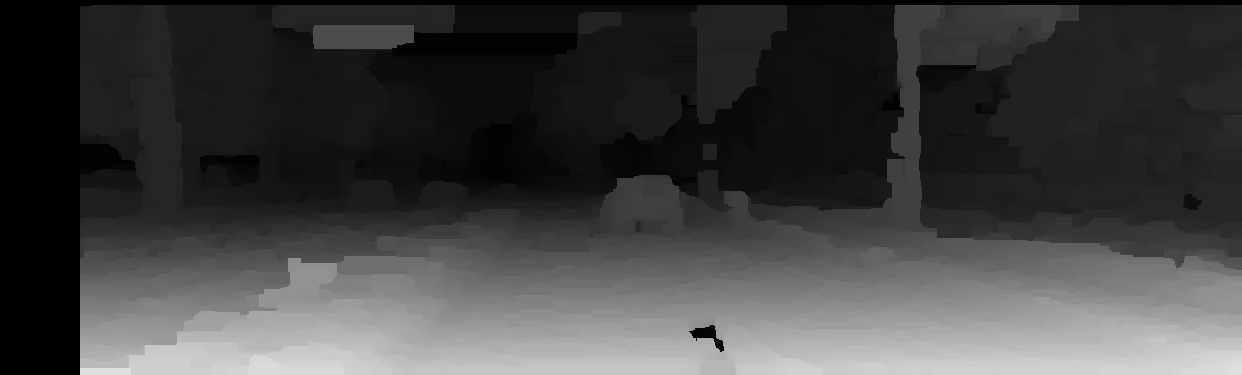
%> input picture StereoVision/results/full_disp_0.jpg, 1242 x 375 px
$ octave analysis_image.m   (GNU Octave 9; MATLAB toolbox functions it lacks are replaced by stand-ins)
%> lines starting %> are read from the running program, lines starting %| are printed output that depends on the picture; in (x1, y1, x2, y2) boxes, pixels count from 0 and x2, y2 are one past the last pixel; in counts of white or black regions, pixels touching at a corner belong together; the program's own positions count from 1

%%%%%%%%%%%%%%%%%%%%%%%%%%%%%%%%%%%%%%%%%%%%%%%%%%%%%%%%%%%%%%%%%%%%%%%%%%
% Analysis Image
% Task: Script to analyse different disparity images
% Author: Max Ronecker
%%%%%%%%%%%%%%%%%%%%%%%%%%%%%%%%%%%%%%%%%%%%%%%%%%%%%%%%%%%%%%%%%%%%%%%%%%
close all
disp_full = imread('full_disp_0.jpg');
%> disp_full is the input picture: size 375x1242 uint8; min 0, max 223, mean 65
disp_no_gnd = imread('ground_rm_disp_0.jpg');
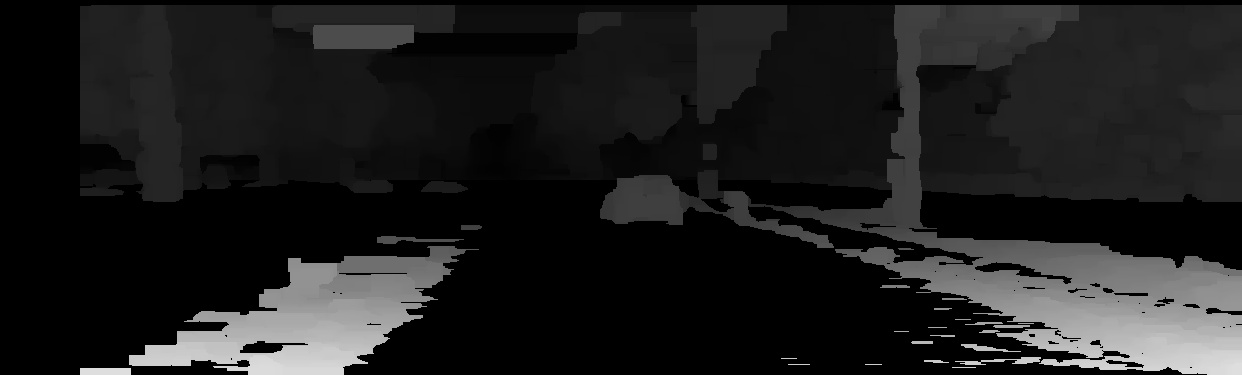
%> input picture StereoVision/results/ground_rm_disp_0.jpg, 1242 x 375 px
%> disp_no_gnd is the input picture: size 375x1242 uint8; min 0, max 223, mean 30.5
disp_no_sky = imread('sky_rm_disp_0.jpg');
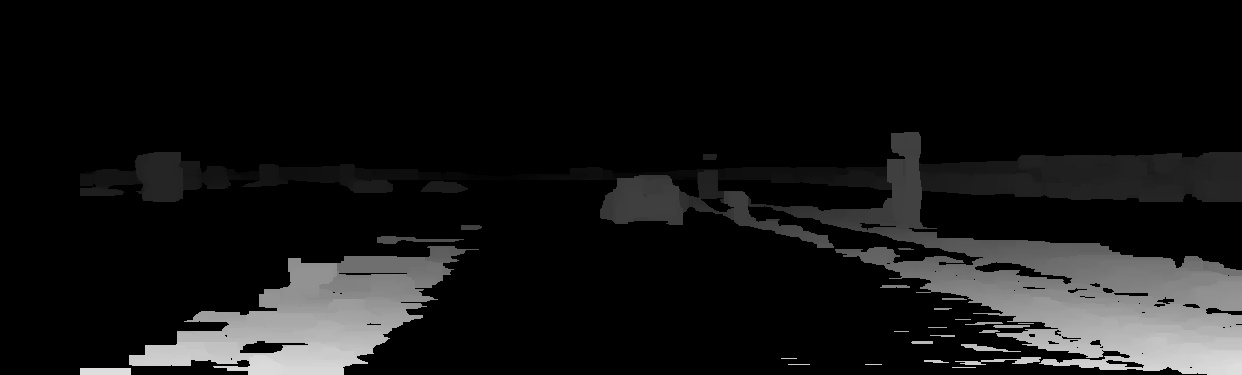
%> input picture StereoVision/results/sky_rm_disp_0.jpg, 1242 x 375 px
%> disp_no_sky is the input picture: size 375x1242 uint8; min 0, max 223, mean 20.5
disp_ready = imread('stixel_ready_16.jpg');
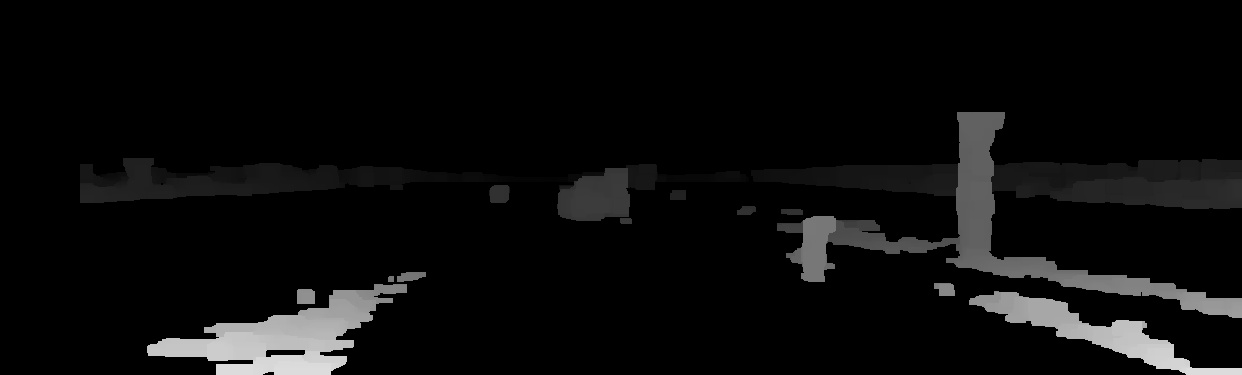
%> input picture StereoVision/results/stixel_ready_16.jpg, 1242 x 375 px
%> disp_ready is the input picture: size 375x1242 uint8; min 0, max 225, mean 11.7

%% Plot Full Disparity
fig1 = figure('Name','Full Disparity');
surf(disp_full,'EdgeColor','none','LineStyle','none','FaceLighting','phong');
hold on
image(disp_full,'CDataMapping','scaled');

hold off

%% Plot Ground_removed Disparity
fig2 = figure('Name','Ground removed');
surf(disp_no_gnd,'EdgeColor','none','LineStyle','none','FaceLighting','phong');
hold on
image(disp_no_gnd,'CDataMapping','scaled');

%% Plot Sky removed Disparity
fig3 = figure('Name','Sky removed');
surf(disp_no_sky,'EdgeColor','none','LineStyle','none','FaceLighting','phong');
hold on
image(disp_no_sky,'CDataMapping','scaled');

%% Plot Stixel ready Disparity
fig4 = figure('Name','Stixel ready');
surf(disp_ready,'EdgeColor','none','LineStyle','none','FaceLighting','phong');
hold on
image(disp_ready,'CDataMapping','scaled');
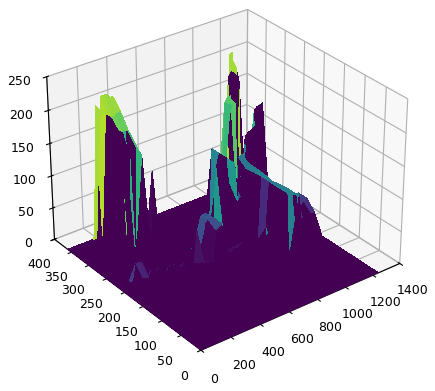
%> figure redrawn from the program's plot data

%% Delete non-plausible Values
mean_image_all = mean(disp_ready(:));
%> mean_image_all = 11.75
std_all = std(im2single(disp_ready(:)));
%> std_all = 0.152
hist_all = figure('Name','Histogram all');
histogram(disp_ready(:),15);
%> figure, not shown here; tallest bar 406941 high, from x = 0 to 15

zero_mask = disp_ready >0;
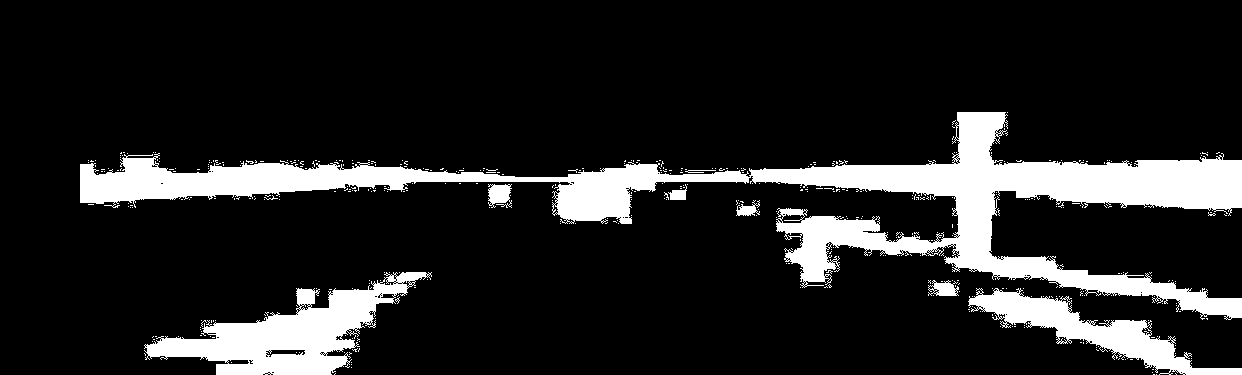
%> zero_mask: size 375x1242 logical; 14.3% white; 440 white regions (432 under 20 px), largest, box (x1, y1, x2, y2) and area: (80, 112, 1242, 320) 46415, (144, 272, 432, 375) 11277, (968, 288, 1242, 375) 6498
mean_no_zero = mean(disp_ready(zero_mask>0));
%> mean_no_zero = 82.42
std_no_zero = std(im2single(disp_ready(zero_mask>0)));
%> std_no_zero = 0.27
hist_no_zero = figure('Name','Histogram no zero');
histogram(disp_ready(zero_mask>0));
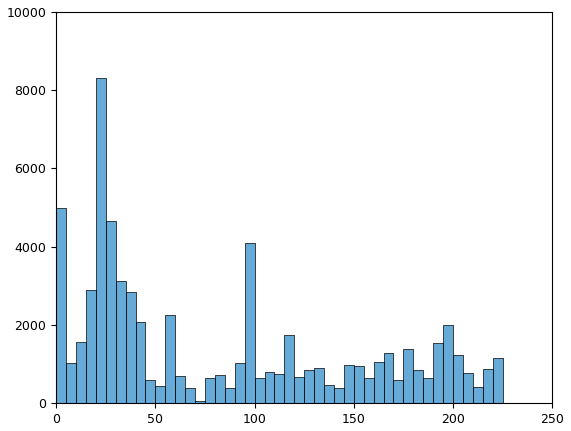
%> figure redrawn from the program's plot data; tallest bar 8303 high, from x = 20 to 25


% [10 lines of commented-out code are left out]


disp_ready_ada = disp_ready;
disp_ready_ada(disp_ready > mean_no_zero) = 0;
%> disp_ready_ada: size 375x1242 uint8; 6.32% of pixels changed, all inside (x1, y1, x2, y2) = (147, 112, 1242, 375)


% Plot Stixel ready Disparity
fig5 = figure('Name','Stixel adapted');
surf(disp_ready_ada,'EdgeColor','none','LineStyle','none','FaceLighting','phong')
hold on
image(disp_ready_ada,'CDataMapping','scaled')
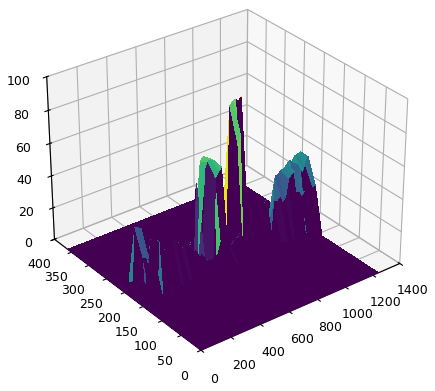
%> figure redrawn from the program's plot data
